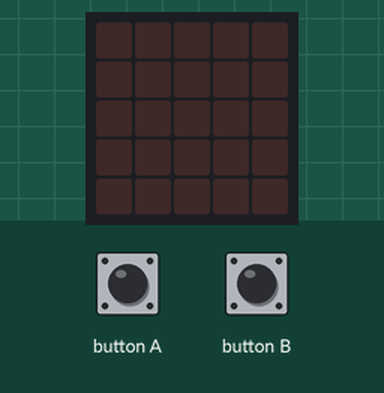
Simulated run of this program. Board: BBC micro:bit (MakeCode). On the bench: the board's 5×5 LED display. The test bench sets the inputs (shaded band).

Above: at 1.2 s.
1.3 s: button B pressed for 0.15 s
At 2.0 s:
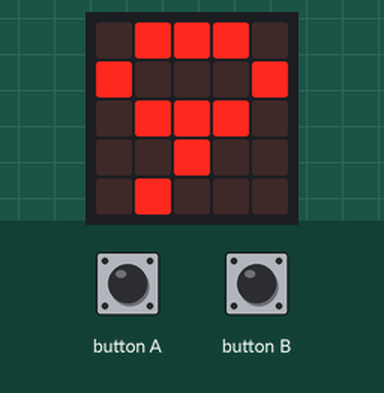
4.4 s: button A pressed for 0.15 s
At 7.3 s:
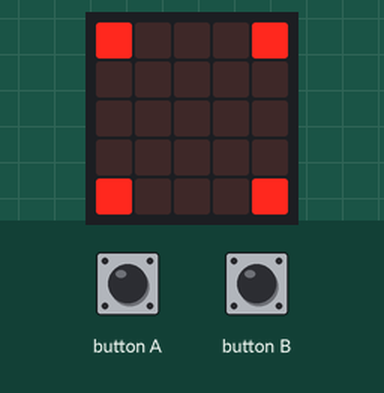
7.5 s: button B pressed for 0.15 s
At 15.35 s:
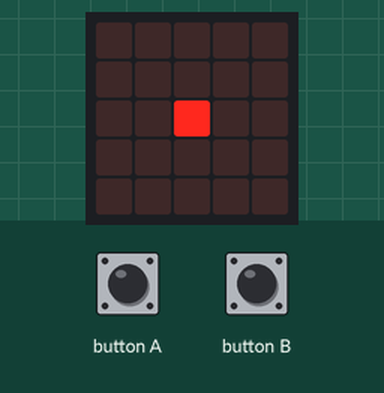
Timing chart, 0 to 16.9 s (numbered marks = the images above; inputs shaded):
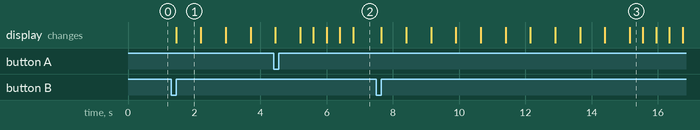

Measured:
- after the input at 1.3 s, the display: changes after 0.15 s (image 1)
- after the input at 4.4 s, the display: first differs from a run without the input after 0.80 s (image 2 shows a later state)
- after the input at 7.5 s, the display: first changes after 0.15 s (image 3 shows a later state)
- what the display in image 1 shows lasts 0.7 s, from 1.5 s to 2.2 s
- what the display in image 3 shows lasts 0.4 s, from 15.2 s to 15.6 s

The program:

main.ts
```typescript
let counter = 0
input.onButtonPressed(Button.A, function () {
    counter = -1
})
input.onButtonPressed(Button.B, function () {
    counter = 9
    while (counter >= 0) {
        basic.showString("" + (counter))
        counter += -1
    }
    basic.showLeds(`
        . . . . .
        . . . . .
        . . # . .
        . . . . .
        . . . . .
        `)
    basic.showLeds(`
        . . . . .
        . . # . .
        . # . # .
        . . # . .
        . . . . .
        `)
    basic.showLeds(`
        . . # . .
        . # . # .
        # . . . #
        . # . # .
        . . # . .
        `)
    basic.showLeds(`
        . # . # .
        # . . . #
        . . . . .
        # . . . #
        . # . # .
        `)
    basic.showLeds(`
        # . . . #
        . . . . .
        . . . . .
        . . . . .
        # . . . #
        `)
})
```

test.ts
```typescript
// 在這裡測試；當此封包作為擴充功能時，將不會編譯此內容。
```
